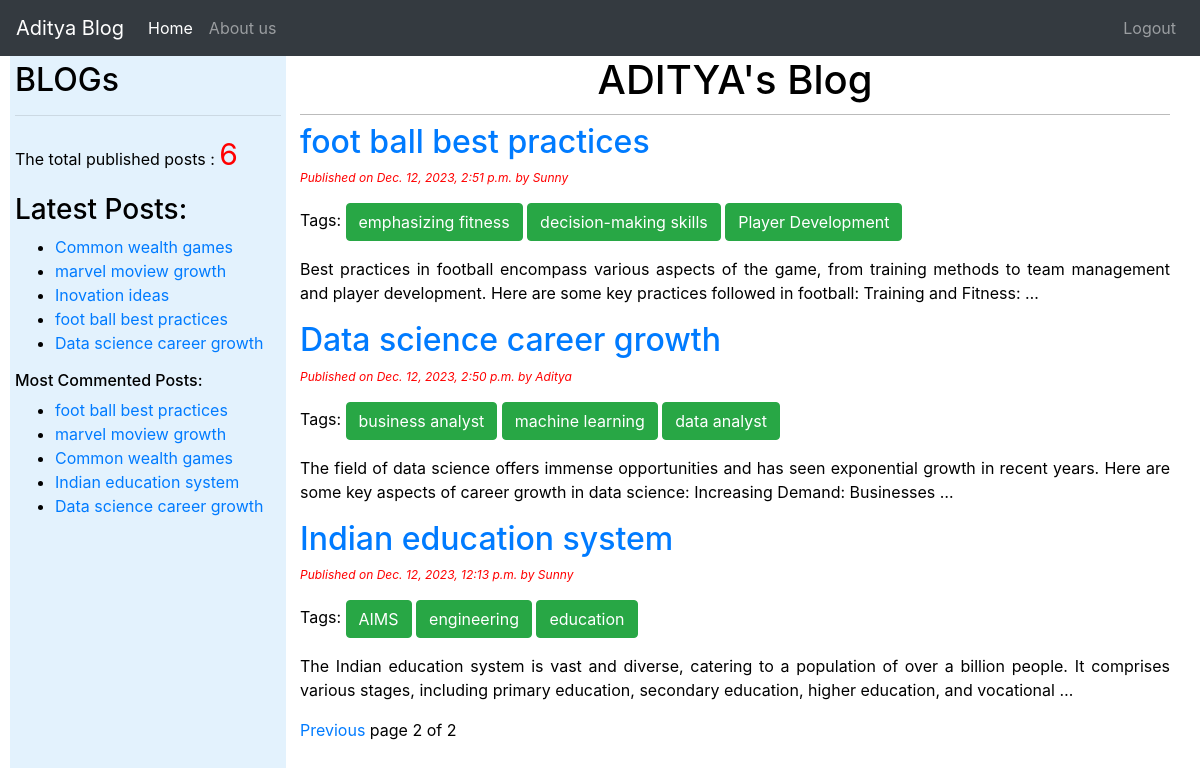
The app's page /?page=2 (signed in) with its own data.
### blog/models.py (models this page shows, shortened)
class Post(models.Model):
    STATUS_CHOICES = (('draft', 'Draft'), ('published', 'Published'))
    title = models.CharField(max_length=264)
    slug = models.SlugField(max_length=264, unique_for_date='publish')
    author = models.ForeignKey(User, on_delete=models.CASCADE, related_name='blog_posts')
    body = models.TextField()
    publish = models.DateTimeField(default=timezone.now)
    created = models.DateTimeField(auto_now_add=True)  # datetime of create() action
    updated = models.DateTimeField(auto_now=True)  # date itme of save() action
    status = models.CharField(max_length=10, choices=STATUS_CHOICES, default='draft')
    objects = CustomManager()
    tags = TaggableManager()
    class Meta:
        ordering = ('-publish',)
    def get_absolute_url(self):
        return reverse('post_detail', args=[self.publish.year,
        self.publish.strftime('%m'), self.publish.strftime('%d'), self.slug])

### blog/views.py (the view)
# urls.py: path('', views.post_list_view),
@login_required
def post_list_view(request, tag_slug=None):
    post_list = Post.objects.all()
    tag = None
    if tag_slug:
        tag = get_object_or_404(Tag, slug=tag_slug)
        post_list = post_list.filter(tags__in=[tag])
    paginator = Paginator(post_list, 3)
    page_number = request.GET.get('page')  # page is available in paginator module
    try:
        post_list = paginator.page(page_number)
    except PageNotAnInteger:
        post_list = paginator.page(1)
    except EmptyPage:
        post_list = paginator.page(paginator.num_pages)
    return render(request, 'blog/post_list.html', {'post_list': post_list, 'tag': tag})

### blog/models.py (called while the page is built)
    def get_queryset(self):
        return super().get_queryset().filter(status='published')

### blog/templatetags/blog_tags.py (called while the page is built)
@register.simple_tag
def total_posts():
    return Post.objects.count()

@register.inclusion_tag('blog/latest_posts.html')
def show_latest_posts(count=5):
    latest_posts=Post.objects.order_by('-publish')[:count]
    return {'latest_posts':latest_posts}

@register.simple_tag
def get_most_commented_posts(count=5):
    return Post.objects.annotate(total_comments=Count('comments')).order_by('-total_comments')[:count]

### templates/blog/post_list.html (shortened to what this page needs)
{% extends 'blog/base.html' %}
{% block content %}
    <h1>ADITYA's Blog</h1>
    {% for post in post_list %}
        <h2>
            <a href="{{ post.get_absolute_url }}">{{ post.title }}</a>
        </h2>
        <p id='date'>Published on {{ post.publish }} by {{ post.author|title }}</p>
        <p>Tags:
            {% for tag in post.tags.all %}
                <a href="{% url 'post_list_by_tag_name' tag.slug %}" class="btn btn-success">{{ tag.name }} </a>
            {% endfor %}
        </p>
        {{ post.body|truncatewords:30|linebreaks }}
    {% endfor %}
    {% include 'blog/pagination.html' with page=post_list %}
{% endblock %}

### templates/blog/base.html (shortened to what this page needs)
<!DOCTYPE html>
{% load blog_tags %}
{% load static %}
<html lang="en">
<head>
    {% block bootstrap_css %}
        <link rel="stylesheet" href="https://cdn.jsdelivr.net/npm/bootstrap@4.6.2/dist/css/bootstrap.min.css">
    {% endblock bootstrap_css %}
    <link rel="stylesheet" href="{% static 'css/blog.css' %}">
</head>
<body>
<nav class="navbar navbar-expand-lg navbar-dark bg-dark">
        <a class="navbar-brand" href="/">Aditya Blog</a>
            <ul class="navbar-nav mr-auto">
                 <li class="nav-item active">
                    <a class="nav-link" href="/home">Home <span class="sr-only">(current)</span></a>
                 </li>
                 <li class="nav-item">
                    <a class="nav-link" href="/about">About us</a>
                 </li>
            </ul>
            <ul class="navbar-nav ml-auto">
                 {% if user.is_authenticated %}
                    <li class="nav-item">
                        <a class="nav-link" href="/accounts/logout">Logout</a>
                    </li>
                 {% endif %}
            </ul>
</nav>
<div class="content">
    {% block content %}
    {% endblock %}
</div>
<div class="con">
    <div class="sidebar">
        <h2> BLOGs</h2><hr>
        <p>The total published posts :
            <span style="font-size: 30px; color:red;">
                {% total_posts %}
            </span>
        </p>
        <h3>Latest Posts:</h3>{% show_latest_posts %}
        <h6>Most Commented Posts:</h6>
            {% get_most_commented_posts as most_commented_posts %}
            <ul>
            {% for post in most_commented_posts %}
            <li><a href="{{post.get_absolute_url}}" id='la'>{{post.title}}</a></li>
            {% endfor %}
            </ul>
    </div>
</div>
</body>
</html>

### templates/blog/latest_posts.html
<ul>
{% for post in latest_posts %}
    <li><a href="{{post.get_absolute_url}}">{{post.title}}</a></li>
{% endfor %}
</ul>

### static/css/blog.css (style rules this page uses)
.content { float: right; width: 75%; padding: 0 30px 0 0; }
.sidebar { text_align: center; }
h1 { text-align: center; border-bottom: 1px solid #bbb; padding: 0 0 10px; }
#date { color: red; font-size: 12px; font-style: italic; }
body { color: black; text-align: justify; }
.con { padding: 5px; margin-left: 10px; float: left; width: 23%; background: #e3f2fd; height: 100vh; overflow-y: auto; }

### records on screen
Post: title "foot ball best practices", publish "Dec. 12, 2023, 2:51 p.m.", author "Sunny", body "Best practices in football encompass various aspects of the game, from training methods to team management and player development. Here are some key practices followed in football: Training and Fitness: …"
Tag: name "emphasizing fitness"
Tag: name "decision-making skills"
Tag: name "Player Development"
Post: title "Data science career growth", publish "Dec. 12, 2023, 2:50 p.m.", author "Aditya", body "The field of data science offers immense opportunities and has seen exponential growth in recent years. Here are some key aspects of career growth in data science: Increasing Demand: Businesses …"
Tag: name "business analyst"
Tag: name "machine learning"
Tag: name "data analyst"
Post: title "Indian education system", publish "Dec. 12, 2023, 12:13 p.m.", author "Sunny", body "The Indian education system is vast and diverse, catering to a population of over a billion people. It comprises various stages, including primary education, secondary education, higher education, and vocational …"
Tag: name "AIMS"
Tag: name "engineering"
Tag: name "education"
Post: title "Common wealth games"
Post: title "marvel moview growth"
Post: title "Inovation ideas"

### other values on screen
{{ page.number }} "2"
{{ page.paginator.num_pages }} "2"
